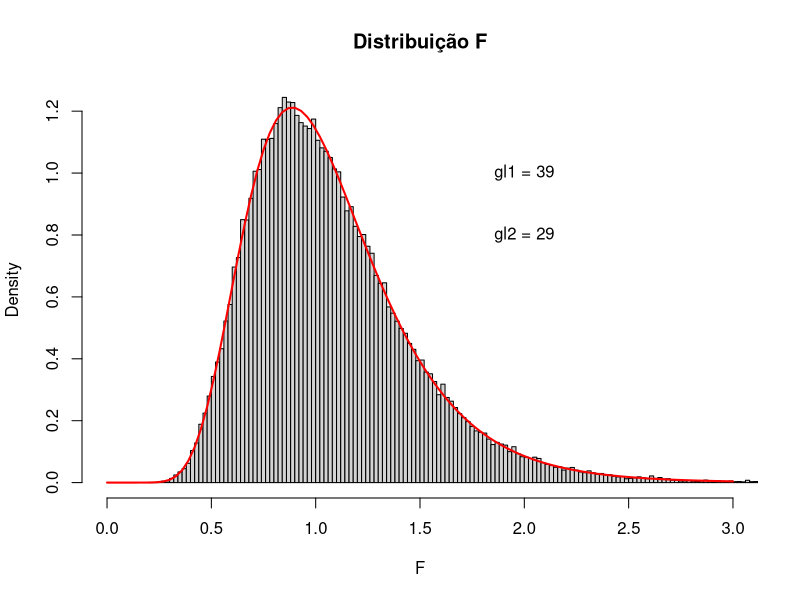

Generate this figure with R: (Note: this script raises an error after producing the figure.)
# Estatísitica F
nsim <- 100000
n1 <- 40
n2 <- 30
Fs <- vector(mode = "numeric", length = nsim) # vector of sample averages
for(i in 1:nsim){
  s1 <- sd(rnorm(n1, mean = 0, sd = 1))^2
  s2 <- sd(rnorm(n2, mean = 3, sd = 1))^2
  Fs[i] <- s1/s2
}
# Distribuição F
hist(Fs, probability =TRUE, breaks=200, xlim=c(0,3), xlab="F", 
     main="Distribuição F")
curve(df(x,n1-1,n2-1),0,3,add=T,col="red",lwd=2)
text(2,1,paste0("gl1 = ",n1-1))
text(2,0.8,paste0("gl2 = ",n2-1))

distF<-df(x,n1-1,n2-1)

# curva sem histograma
dev.off()
curve(df(x,n1-1,n2-1),0,3,col="red",lwd=2,
      ylab = "Density", xlab = "F", main="Distribuição F")
lines(c(0,4),c(0,0))
text(2,1,paste0("gl1 = ",n1-1))
text(2,0.8,paste0("gl2 = ",n2-1))

